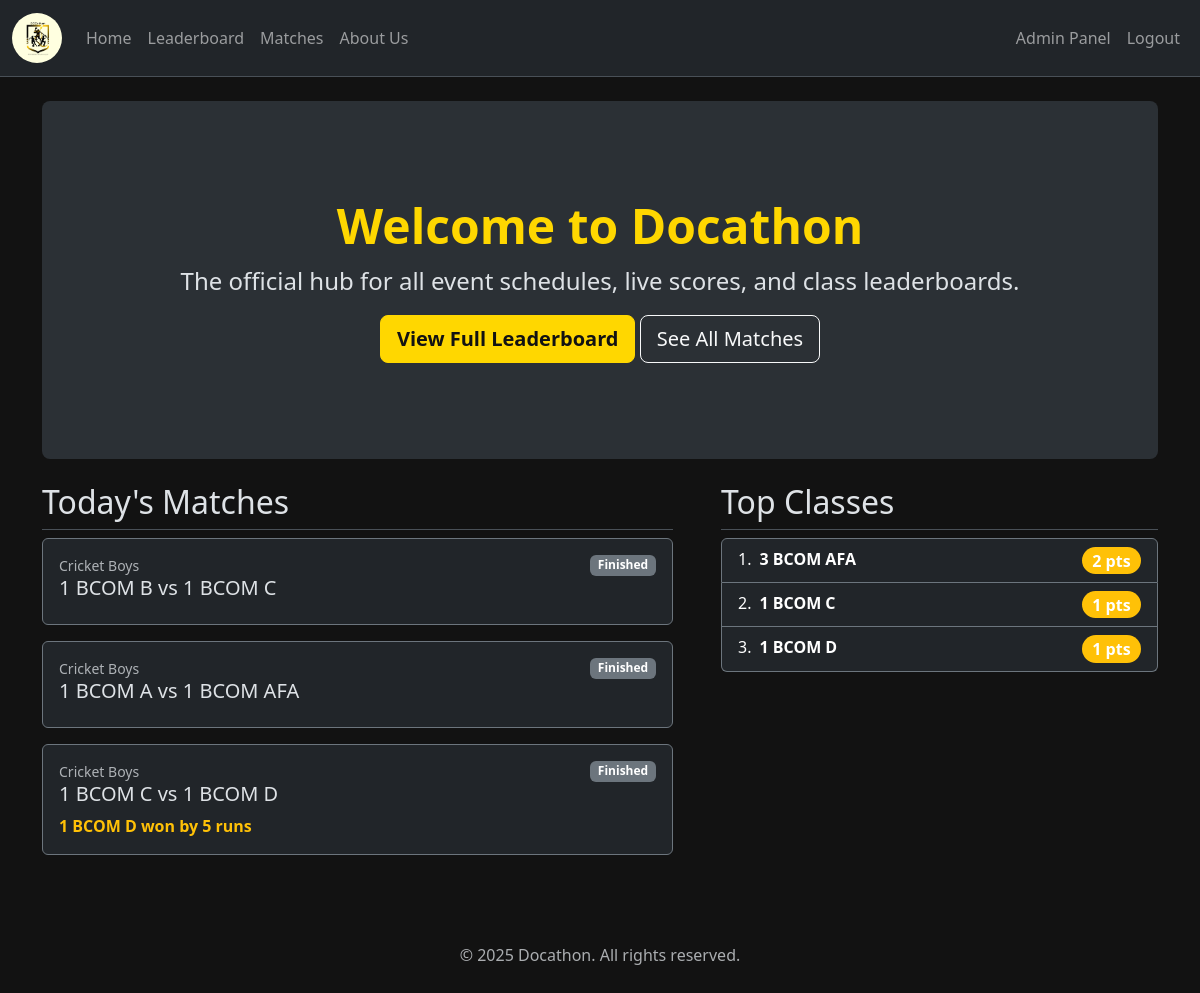
The page / (signed in) on the database its author committed.
### tables this page shows
CREATE TABLE matches (
    id INTEGER PRIMARY KEY AUTOINCREMENT,
    sport_id INTEGER NOT NULL,
    class1_id INTEGER NOT NULL,
    class2_id INTEGER NOT NULL,
    -- The ID of the winning class. NULL if match is not completed.
    winner_id INTEGER,
    -- Flexible text field for custom score formats (e.g., "2-1", "150/7", "21-18, 21-19")
    result_details TEXT,
    -- Status of the match
    status TEXT NOT NULL DEFAULT 'UPCOMING' CHECK(status IN ('UPCOMING', 'LIVE', 'COMPLETED')),
    -- Storing datetime as ISO 8601 string ("YYYY-MM-DD HH:MM:SS")
    match_time TEXT NOT NULL,
    notes TEXT, live_match_state TEXT, round_id INTEGER,
    FOREIGN KEY (sport_id) REFERENCES sports (id),
    FOREIGN KEY (class1_id) REFERENCES classes (id),
    FOREIGN KEY (class2_id) REFERENCES classes (id),
    FOREIGN KEY (winner_id) REFERENCES classes (id)
);

CREATE TABLE sports (
    id INTEGER PRIMARY KEY AUTOINCREMENT,
    name TEXT NOT NULL UNIQUE,
    -- 1 for sports with scores (Football), 0 for result-only (Chess)
    has_scores INTEGER NOT NULL CHECK(has_scores IN (0, 1))
);

CREATE TABLE classes (
    id INTEGER PRIMARY KEY AUTOINCREMENT,
    name TEXT NOT NULL UNIQUE
);

### app.py (the view)
@app.route('/')
def home():
    conn = get_db_connection()
    leaderboard_query = """
        WITH ClassStats AS (
            SELECT
                c.id AS class_id, c.name AS class_name,
                SUM(CASE WHEN m.winner_id = c.id THEN 1 ELSE 0 END) AS wins
            FROM classes c
            LEFT JOIN matches m ON (c.id = m.class1_id OR c.id = m.class2_id) AND m.status = 'COMPLETED'
            GROUP BY c.id, c.name
        ),
        ParticipationPoints AS (
            SELECT class_id, COUNT(DISTINCT sport_id) * 1 AS participation_points
            FROM (
                SELECT class1_id AS class_id, sport_id FROM matches WHERE status = 'COMPLETED'
                UNION ALL
                SELECT class2_id AS class_id, sport_id FROM matches WHERE status = 'COMPLETED'
            ) GROUP BY class_id
        ),
        AdjustmentPoints AS (
            SELECT class_id, SUM(points) AS adjustment_points FROM point_adjustments GROUP BY class_id
        ),
        TournamentPoints AS (
            SELECT
                c.id as class_id,
                SUM(CASE
                    WHEN m.winner_id = c.id AND r.round_type = 'FINAL' THEN 5
                    WHEN m.winner_id != c.id AND r.round_type = 'FINAL' THEN 4
                    WHEN m.winner_id != c.id AND r.round_type = 'SEMI_FINAL' THEN 3
                    WHEN m.winner_id != c.id AND r.round_type = 'QUARTER_FINAL' THEN 2
                    ELSE 0
                END) AS tournament_points
            FROM classes c
            LEFT JOIN matches m ON (c.id = m.class1_id OR c.id = m.class2_id) AND m.status = 'COMPLETED'
            LEFT JOIN rounds r ON m.round_id = r.id
            GROUP BY c.id
        )
        SELECT
            cs.class_name,
            (IFNULL(tp.tournament_points, 0) + IFNULL(pp.participation_points, 0) + IFNULL(ap.adjustment_points, 0)) AS total_points
        FROM ClassStats cs
        LEFT JOIN ParticipationPoints pp ON cs.class_id = pp.class_id
        LEFT JOIN AdjustmentPoints ap ON cs.class_id = ap.class_id
        LEFT JOIN TournamentPoints tp ON cs.class_id = tp.class_id
        ORDER BY total_points DESC, cs.wins DESC
        LIMIT 3;
    """
    top_teams = conn.execute(leaderboard_query).fetchall()
    today_str = datetime.date.today().strftime('%Y-%m-%d')
    todays_matches_query = """
        SELECT
            m.id, m.status, m.result_details, m.match_time, s.name AS sport_name,
            c1.name AS class1_name, c2.name AS class2_name
        FROM matches m
        JOIN sports s ON m.sport_id = s.id
        JOIN classes c1 ON m.class1_id = c1.id
        JOIN classes c2 ON m.class2_id = c2.id
        WHERE date(m.match_time) = ?
        ORDER BY m.match_time ASC
    """
    todays_matches = conn.execute(todays_matches_query, (today_str,)).fetchall()
    conn.close()
    return render_template('public/index.html', top_teams=top_teams, todays_matches=todays_matches)

### utils/db.py (called while the page is built)
def get_db_connection():
    conn = sqlite3.connect(DB_PATH)
    conn.row_factory = sqlite3.Row
    return conn

### templates/public/index.html
{% extends "base.html" %}
{% block content %}
<div class="p-5 mb-4 bg-body-tertiary rounded-3 text-center">
    <div class="container-fluid py-5">
        <h1 class="display-5 fw-bold docathon-brand">Welcome to Docathon</h1>
        <p class="fs-4">The official hub for all event schedules, live scores, and class leaderboards.</p>
        <a href="{{ url_for('leaderboard') }}" class="btn btn-warning btn-lg">View Full Leaderboard</a>
        <a href="{{ url_for('matches') }}" class="btn btn-outline-light btn-lg">See All Matches</a>
    </div>
</div>
<div class="row g-5">
    <div class="col-md-7">
        <h2 class="pb-2 border-bottom">Today's Matches</h2>
        {% if todays_matches %}
            {% for match in todays_matches %}
            <a href="{{ url_for('match_details', match_id=match.id) }}" class="text-decoration-none">
                <div class="card bg-dark border-secondary mb-3">
                    <div class="card-body">
                        <div class="d-flex justify-content-between">
                            <small class="text-muted">{{ match.sport_name }}</small>
                            {% if match.status == 'LIVE' %}
                                <span class="badge text-bg-danger">LIVE</span>
                            {% elif match.status == 'COMPLETED' %}
                                 <span class="badge text-bg-secondary">Finished</span>
                            {% endif %}
                        </div>
                        <h5 class="card-title">{{ match.class1_name }} vs {{ match.class2_name }}</h5>
                        {% if match.status == 'COMPLETED' or match.status == 'LIVE' %}
                            <p class="card-text fw-bold text-warning">{{ match.result_details }}</p>
                        {% else %}
                            <p class="card-text text-info">Scheduled for {{ match.match_time.split('T')[1] }}</p>
                        {% endif %}
                    </div>
                </div>
            </a>
            {% endfor %}
        {% else %}
            <p>No matches scheduled for today.</p>
        {% endif %}
    </div>
    <div class="col-md-5">
        <h2 class="pb-2 border-bottom">Top Classes</h2>
        {% if top_teams %}
            <ol class="list-group list-group-numbered">
                {% for team in top_teams %}
                <li class="list-group-item d-flex justify-content-between align-items-start bg-dark text-white border-secondary">
                    <div class="ms-2 me-auto">
                        <div class="fw-bold">{{ team.class_name }}</div>
                    </div>
                    <span class="badge bg-warning rounded-pill fs-6">{{ team.total_points }} pts</span>
                </li>
                {% endfor %}
            </ol>
        {% else %}
            <p>Leaderboard is not yet available.</p>
        {% endif %}
    </div>
</div>
{% endblock %}

### static/css/style.css (style rules this page uses)
body { background-color: #121212 !important; }
.docathon-brand, .btn-warning { color: #FFD700; font-weight: bold; }
.btn-warning { background-color: #FFD700; border-color: #FFD700; color: #121212; }
.card { background-color: #1e1e1e; border: 1px solid #444; }

### rows shown on the page
matches: sport_name "Cricket Boys", status "Finished", class1_name "1 BCOM B", class2_name "1 BCOM C"
matches: sport_name "Cricket Boys", status "Finished", class1_name "1 BCOM A", class2_name "1 BCOM AFA"
matches: sport_name "Cricket Boys", status "Finished", class1_name "1 BCOM C", class2_name "1 BCOM D", result_details "1 BCOM D won by 5 runs"
classes: class_name "3 BCOM AFA", total_points "2"
classes: class_name "1 BCOM C", total_points "1"
classes: class_name "1 BCOM D", total_points "1"
